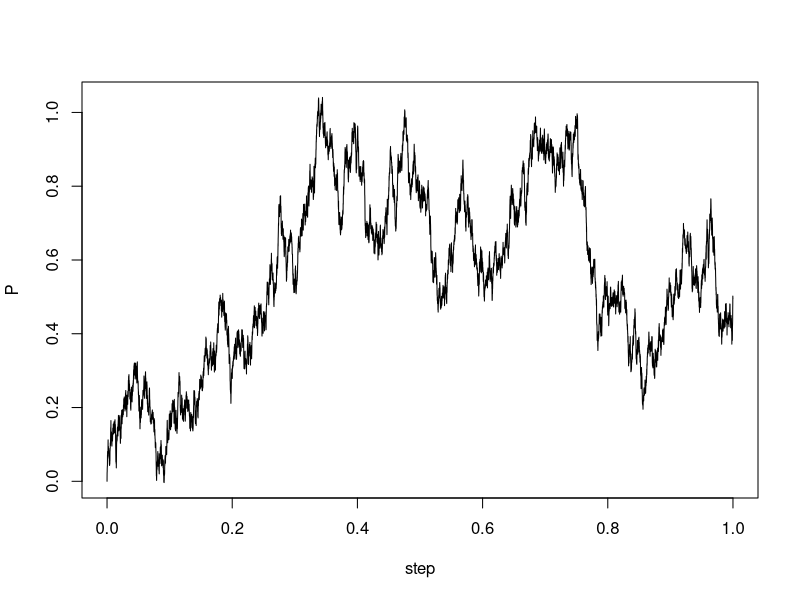
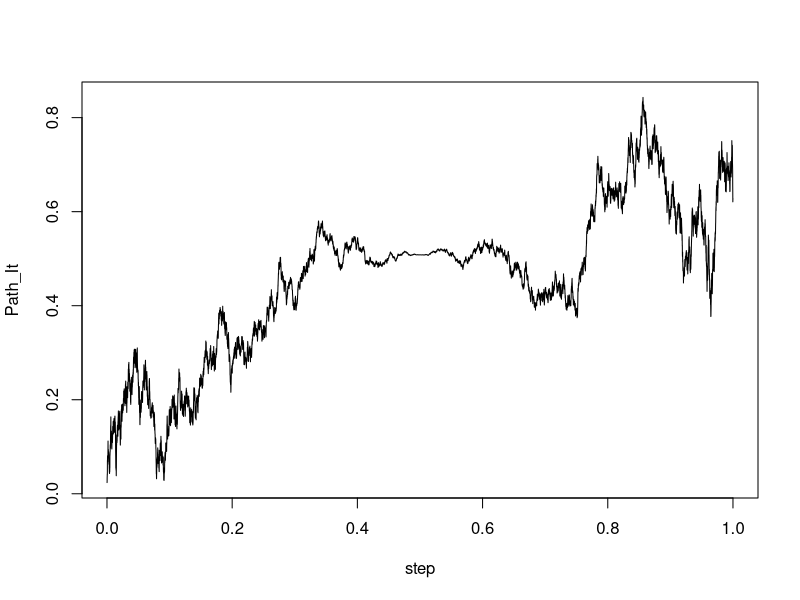
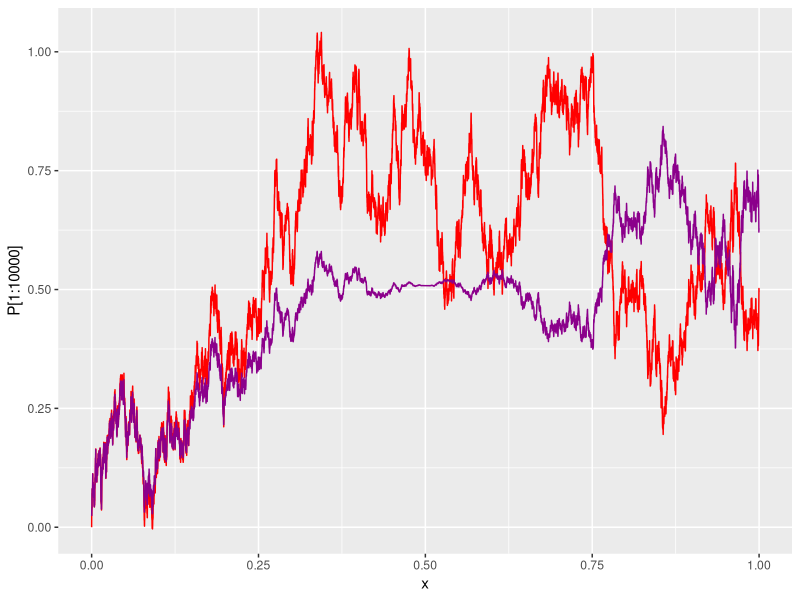
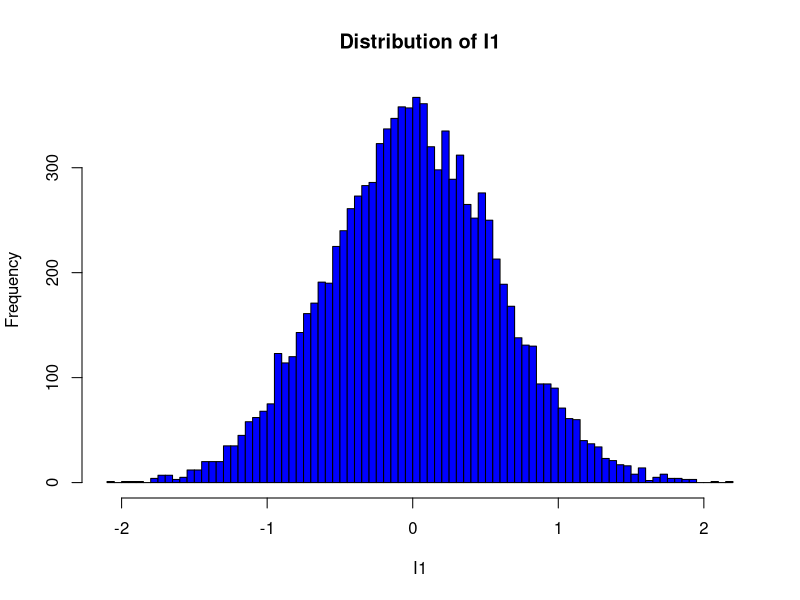

Here is the R script that generated these plots, in order:
## ---- chunk 1
# (QUESTION A)
#Function of Brownian motion path
Path_way<- function(n,t)
{
  Path<-c(0,cumsum(rnorm(n,0,sqrt(t/n))))
  return(Path)
}

# Plot the path of Brownian motion
n<-10000
t<-1
P<-Path_way(n,t)
step<-seq(0,1,length=n+1)
plot(step,P, type="l")

# (QUESTION B)

Xt<-t-(2*seq(0,t-t/n,t/n))

# Function for Path Riemann sum (left-endpoint)
left_endpoint<- function(n,integrand,integrator)
{
  #integrand is a vector with length n contain all value of f(xi-1) *-*
  #let's product be a vector contain f(xi-1)*integrator(x) for i in 1 to n
  product<-numeric(n)
  for(i in 1:n)
  {
    product[i]<-integrand[i]*(integrator[i+1]-integrator[i])
  }
  sum<-sum(product)
  return(sum)
}

Path_It<-numeric(n)
for(i in 1:n)
{
  Path_It[i]<-left_endpoint(i,Xt[1:i],P[1:(i+1)])
}

step<-seq(1/n,1,1/n)
plot(step,Path_It, type="l")

# Plot both Brownian and Ito integral in same graph
library(ggplot2)
x=seq(0,1-1/10000,1/10000)

combine <- data.frame(x,P[1:10000],Path_It)
ggplot(combine, aes(x)) +                    # basic graphical object
  geom_line(aes(y=P[1:10000]), colour="red") +  # first layer
  geom_line(aes(y=Path_It), colour="darkmagenta")
## ---- chunk 2
# Distribution of I1
n<-1000
t<-1
I1<-numeric(10000)
for( i in 1:10000)
{
  P<-Path_way(1000,1)
  Xt<-1-(2*seq(0,1-1/1000,1/1000))
  I1[i]<-left_endpoint(1000,Xt,P)
}
I1[1:10]
mean(I1)
var(I1)
hist(I1,main="Distribution of I1",col="blue",breaks = 100 )

